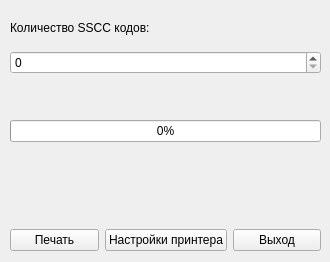
<?xml version="1.0" encoding="UTF-8"?>
<ui version="4.0">
 <class>Print_SSCC</class>
 <widget class="QWidget" name="Print_SSCC">
  <property name="geometry">
   <rect>
    <x>0</x>
    <y>0</y>
    <width>330</width>
    <height>262</height>
   </rect>
  </property>
  <property name="windowTitle">
   <string>Печать SSCC для агрегации</string>
  </property>
  <widget class="QWidget" name="verticalLayoutWidget">
   <property name="geometry">
    <rect>
     <x>10</x>
     <y>10</y>
     <width>311</width>
     <height>241</height>
    </rect>
   </property>
   <layout class="QVBoxLayout" name="verticalLayout">
    <item>
     <widget class="QLabel" name="label">
      <property name="text">
       <string>Количество SSCC кодов:</string>
      </property>
     </widget>
    </item>
    <item>
     <widget class="QSpinBox" name="spnNumber">
      <property name="maximum">
       <number>10000</number>
      </property>
     </widget>
    </item>
    <item>
     <widget class="QLabel" name="lblWork">
      <property name="text">
       <string/>
      </property>
     </widget>
    </item>
    <item>
     <widget class="QProgressBar" name="prgBar">
      <property name="enabled">
       <bool>true</bool>
      </property>
      <property name="value">
       <number>0</number>
      </property>
      <property name="textVisible">
       <bool>true</bool>
      </property>
      <property name="invertedAppearance">
       <bool>false</bool>
      </property>
      <property name="textDirection">
       <enum>QProgressBar::TopToBottom</enum>
      </property>
     </widget>
    </item>
    <item>
     <widget class="QLabel" name="label_3">
      <property name="text">
       <string/>
      </property>
     </widget>
    </item>
    <item>
     <widget class="QLabel" name="label_5">
      <property name="text">
       <string/>
      </property>
     </widget>
    </item>
    <item>
     <layout class="QHBoxLayout" name="horizontalLayout">
      <item>
       <widget class="QPushButton" name="btnPrint">
        <property name="text">
         <string>Печать</string>
        </property>
       </widget>
      </item>
      <item>
       <widget class="QPushButton" name="btnSetup">
        <property name="text">
         <string>Настройки принтера</string>
        </property>
       </widget>
      </item>
      <item>
       <widget class="QPushButton" name="btnClose">
        <property name="text">
         <string>Выход</string>
        </property>
       </widget>
      </item>
     </layout>
    </item>
   </layout>
  </widget>
 </widget>
 <resources/>
 <connections/>
</ui>
